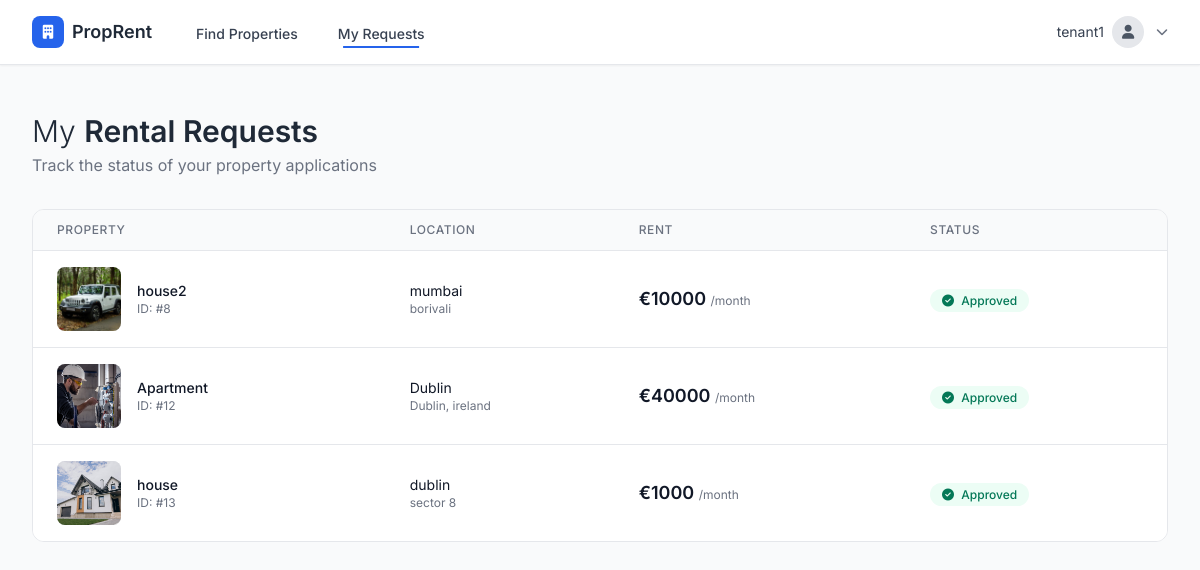
Screenshot of /tenant_requests (signed in) with the database file from the repository.
### house_rent_app/models.py (models this page shows, shortened)
class Request(models.Model):
    house = models.ForeignKey(House, on_delete=models.CASCADE, related_name='requests')
    tenant = models.ForeignKey(User, on_delete=models.CASCADE, related_name='requests')
    created_at = models.DateTimeField(default=timezone.now)
    status = models.BooleanField(default=False)

class House(models.Model):
    title = models.CharField(max_length=200)
    description = models.TextField()
    rent = models.IntegerField()
    address = models.CharField(max_length=200)
    city = models.CharField(max_length=100)
    image = models.ImageField(upload_to='house_images/')
    created_at = models.DateTimeField(default=timezone.now)
    area = models.IntegerField()
    owner = models.ForeignKey(User, on_delete=models.CASCADE, related_name='houses')
    is_available = models.BooleanField(default=True)
    furnished = models.BooleanField(default=False)
    no_of_rooms = models.IntegerField(default=1)

### house_rent_app/views.py (the view, shortened to what this page needs)
# urls.py: path('tenant_requests', views.TenantRequests.as_view(), name='tenant_requests'),
class TenantRequests(LoginRequiredMixin, View):
    login_url = 'login'
    redirect_field_name = 'next'
    def get(self, request):
        requested_houses = Request.objects.filter(tenant=request.user).all()
        print("--------------------> REQUESTS : ",requested_houses.values())
        return render(request, 'tenant_requests.html', {'houses': requested_houses})

### house_rent_app/templates/tenant_requests.html (shortened to what this page needs)
{% extends "tenant_navbar.html" %}
{% block content %}
<div class="max-w-7xl mx-auto px-4 sm:px-6 lg:px-8 py-12">
    <div class="mb-8">
        <h1 class="text-3xl font-light text-gray-800">My <span class="font-semibold">Rental Requests</span></h1>
        <p class="text-gray-500 mt-1">Track the status of your property applications</p>
    </div>
    {% if houses %}
    <div class="bg-white rounded-xl border border-gray-200 overflow-hidden">
        <div class="overflow-x-auto">
            <table class="min-w-full divide-y divide-gray-200">
                <thead class="bg-gray-50">
                    <tr>
                        <th class="px-6 py-3 text-left text-xs font-medium text-gray-500 uppercase tracking-wider">Property</th>
                        <th class="px-6 py-3 text-left text-xs font-medium text-gray-500 uppercase tracking-wider">Location</th>
                        <th class="px-6 py-3 text-left text-xs font-medium text-gray-500 uppercase tracking-wider">Rent</th>
                        <th class="px-6 py-3 text-left text-xs font-medium text-gray-500 uppercase tracking-wider">Status</th>
                    </tr>
                </thead>
                <tbody class="bg-white divide-y divide-gray-200">
                    {% for request in houses %}
                    <tr class="hover:bg-gray-50 transition">
                        <td class="px-6 py-4">
                            <div class="flex items-center">
                                <div class="h-16 w-16 rounded-lg overflow-hidden bg-gray-200">
                                    <img src="media/{{ request.house.image }}" alt="" class="w-full h-full object-cover">
                                </div>
                                <div class="ml-4">
                                    <div class="text-sm font-medium text-gray-900">{{ request.house.title }}</div>
                                    <div class="text-xs text-gray-500">ID: #{{ request.house.id }}</div>
                                </div>
                            </div>
                        </td>
                        <td class="px-6 py-4">
                            <div class="text-sm text-gray-900">{{ request.house.city }}</div>
                            <div class="text-xs text-gray-500">{{ request.house.address|truncatechars:20 }}</div>
                        </td>
                        <td class="px-6 py-4">
                            <span class="text-lg font-semibold text-gray-900">€{{ request.house.rent }}</span>
                            <span class="text-xs text-gray-500">/month</span>
                        </td>
                        <td class="px-6 py-4">
                            {% if request.status %}
                            <span class="px-3 py-1 text-xs font-medium bg-emerald-50 text-emerald-700 rounded-full">
                                <i class="fas fa-check-circle mr-1"></i> Approved
                            </span>
                            {% else %}
                            <span class="px-3 py-1 text-xs font-medium bg-amber-50 text-amber-700 rounded-full">
                                <i class="fas fa-clock mr-1"></i> Pending
                            </span>
                            {% endif %}
                        </td>
                    </tr>
                    {% endfor %}
                </tbody>
            </table>
        </div>
    </div>
    {% endif %}
</div>
{% endblock %}

### house_rent_app/templates/tenant_navbar.html (shortened to what this page needs)
<!DOCTYPE html>
<html lang="en">
<head>
    <script src="https://cdn.tailwindcss.com"></script>
    <link href="https://cdnjs.cloudflare.com/ajax/libs/font-awesome/6.1.1/css/all.min.css" rel="stylesheet">
</head>
<body class="bg-gray-50">
    <nav class="bg-white shadow-sm border-b border-gray-200 sticky top-0 z-50">
        <div class="max-w-7xl mx-auto px-4 sm:px-6 lg:px-8">
            <div class="flex justify-between h-16">
                <div class="flex items-center">
                    <div class="flex-shrink-0 flex items-center">
                        <div class="w-8 h-8 bg-blue-600 rounded-lg flex items-center justify-center">
                            <i class="fas fa-building text-white text-sm"></i>
                        </div>
                        <span class="ml-2 text-lg font-semibold text-gray-800">PropRent</span>
                    </div>
                    <div class="hidden md:ml-10 md:flex md:space-x-8">
                        <a href="{% url 'tenant_home' %}"
                           class="nav-link inline-flex items-center px-1 pt-1 text-sm font-medium text-gray-700 {% if request.resolver_match.url_name == 'tenant_home' %}active{% endif %}">
                            Find Properties
                        </a>
                        <a href="{% url 'tenant_requests' %}"
                           class="nav-link inline-flex items-center px-1 pt-1 text-sm font-medium text-gray-700 {% if request.resolver_match.url_name == 'tenant_requests' %}active{% endif %}">
                            My Requests
                        </a>
                    </div>
                </div>
                <div class="flex items-center">
                    <div class="relative ml-3" x-data="{ open: false }">
                        <div>
                            <button @click="open = !open" class="flex items-center space-x-3 focus:outline-none">
                                <div class="flex items-center">
                                    <span class="text-sm text-gray-700 mr-2">{{ request.user.username }}</span>
                                    <div class="w-8 h-8 bg-gray-200 rounded-full flex items-center justify-center">
                                        <i class="fas fa-user text-gray-600 text-sm"></i>
                                    </div>
                                </div>
                                <i class="fas fa-chevron-down text-xs text-gray-500"></i>
                            </button>
                        </div>
                    </div>
                </div>
            </div>
        </div>
    </nav>
    <main>
        {% block content %}{% endblock %}
    </main>
</body>
</html>

### house_rent_app/templates/tenant_navbar.html (style rules this page uses)
* { font-family: 'Inter', sans-serif; }
.nav-link { position: relative; transition: color 0.2s; }
.nav-link::after { content: ''; position: absolute; width: 0; height: 2px; bottom: -4px; left: 50%; background-color: #2563eb; transition: all 0.2s; transform: translateX(-50%); }
.nav-link.active::after { width: 80%; }

### rows the page displays
Request: house.image (picture), house "house2", house.id "8", house.city "mumbai", house.address "borivali", house.rent "10000", status True (drawn)
Request: house.image (picture), house "Apartment", house.id "12", house.city "Dublin", house.address "Dublin, ireland", house.rent "40000", status True (drawn)
Request: house.image (picture), house "house", house.id "13", house.city "dublin", house.address "sector 8", house.rent "1000", status True (drawn)

### other values shown
{{ request.user.username }} "tenant1"
